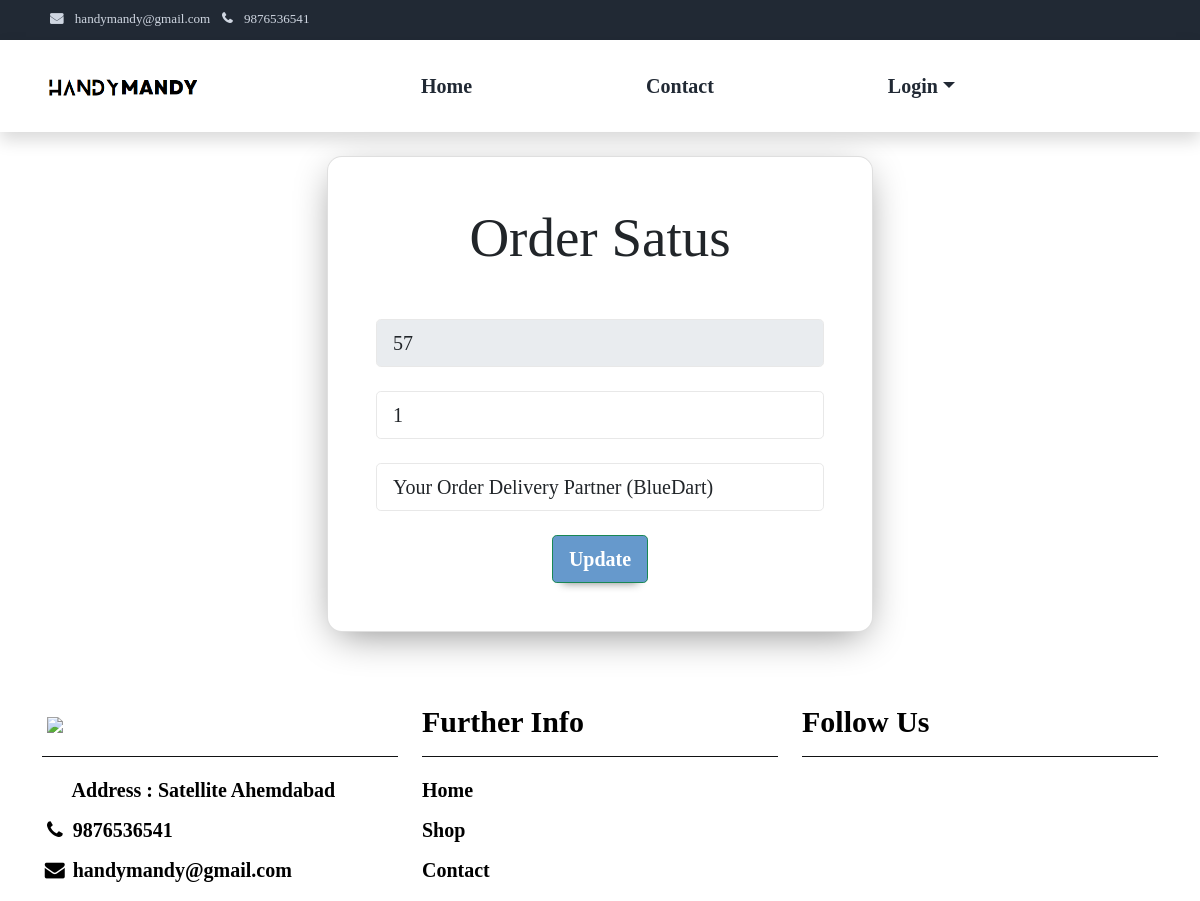
/vendor/vendororderstatusedit/4/, run on the app's committed database.
### CategoryApp/models.py (models this page shows, shortened)
class orderStatusTracking(models.Model):
    orderId = models.CharField(max_length=10)
    deliveryDays = models.IntegerField()
    trackingMessage = models.TextField()

### VendorApp/views.py (the view, shortened to what this page needs)
# urls.py: path('vendororderstatusedit/<int:statusId>/',vendororderstatuseditview ,name='vendororderstatusediturl'),
def vendororderstatuseditview(request,statusId):
    orderStatusData = orderStatusTracking.objects.get(id=statusId)
    sessionData = VendorSessionDataView(request)
    return render(request,'orderstatus_edit.html',{'navData':sessionData,'orderStatusData':orderStatusData})

### VendorApp/templates/orderstatus_edit.html (shortened to what this page needs)
{% extends 'base4.html' %}
{% load static %}
{% block content %}
    <body>
  <div class="mask d-flex align-items-center h-100 gradient-custom-3">
    <div class="container h-100">
      <div class="row d-flex justify-content-center align-items-center h-100">
        <div class="col-12 col-md-9 col-lg-7 col-xl-6 mt-4 mb-4">
          <div class="card" style="border-radius: 15px;">
            <div class="card-body p-5">
              <h1 class="text-center mb-5" id="Vendorregister">Order Satus</h1>
              <form method="POST">
                <div class="form-outline mb-4">
                  <input readonly value="{{orderStatusData.orderId}}" type="text" name="orderno" id="form3Example1cg" placeholder="Enter Order Number" class="form-control form-control-lg" required/>
                </div>
                <b><div class="form-outline mb-4">
                  <input value="{{orderStatusData.deliveryDays}}" type="number" name="days" class="form-control form-control-lg"  placeholder="Enter Approx Delivery Days" required/>
                </div>
                <div class="form-outline mb-4">
                  <input value="{{orderStatusData.trackingMessage}}" type="text" name="remark" id="form3Example1cg" placeholder="Enter Remark" class="form-control form-control-lg" required />
                </div>
                <div class="d-flex justify-content-center">
                  <button type="submit" class="btn btn-success btn-block btn-lg">Update</button>
                </div>
              </form>
            </div>
          </div>
        </div>
      </div>
    </div>
  </div>
</body>
{%endblock%}

### data on the page
orderStatusTracking: orderno "57", days "1", remark "Your Order Delivery Partner (BlueDart)"
